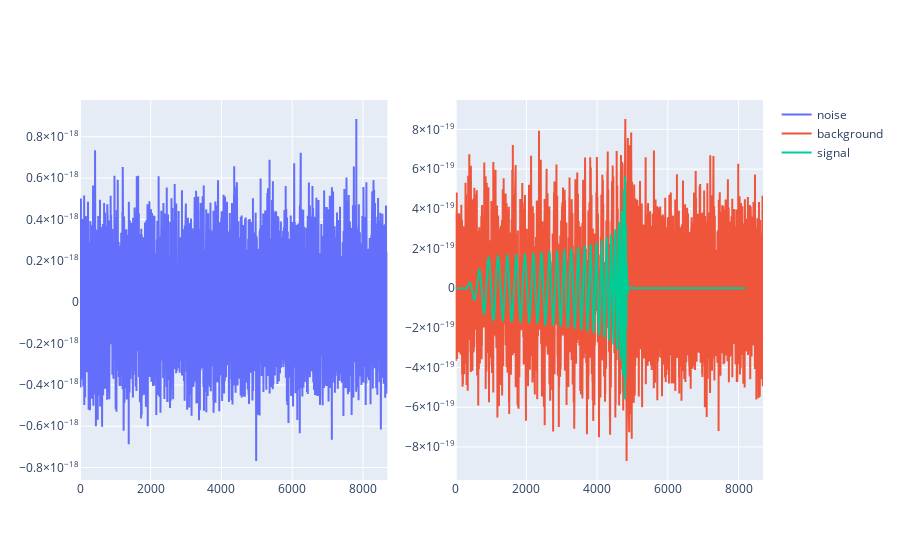

Source (notebook cell):
### Markdown cell above
Next let's visualise the two different types of time series that we wish to classify: one that is pure noise vs. one that is composed of noise plus an embedded gravitational wave signal:

### Code cell
import numpy as np
from plotly.subplots import make_subplots
import plotly.graph_objects as go

# get the index corresponding to the first pure noise time series
background_idx = np.argmin(labels_50_50)
# get the index corresponding to the first noise + gravitational wave time series
signal_idx = np.argmax(labels_50_50)

ts_noise = noisy_signals_50_50[background_idx]
ts_background = noisy_signals_50_50[signal_idx]
ts_signal = gw_signals_50_50[signal_idx]

fig = make_subplots(rows=1, cols=2)

fig.add_trace(
    go.Scatter(x=list(range(len(ts_noise))), y=ts_noise, mode="lines", name="noise"),
    row=1,
    col=1,
)

fig.add_trace(
    go.Scatter(
        x=list(range(len(ts_background))),
        y=ts_background,
        mode="lines",
        name="background",
    ),
    row=1,
    col=2,
)

fig.add_trace(
    go.Scatter(x=list(range(len(ts_signal))), y=ts_signal, mode="lines", name="signal"),
    row=1,
    col=2,
)
fig.show()

### Figure 1 — Plotly figure (JSON) as saved in the notebook; plotly's stock layout.template omitted (floating-point values rounded to 4 significant figures; data arrays with more than 128 entries replaced by an {"elided": "..."} marker saying what was removed)
{"data": [{"mode": "lines", "name": "noise", "type": "scatter", "x": {"elided": "8692 int values"}, "xaxis": "x", "y": {"elided": "8692 float values"}, "yaxis": "y"}, {"mode": "lines", "name": "background", "type": "scatter", "x": {"elided": "8692 int values"}, "xaxis": "x2", "y": {"elided": "8692 float values"}, "yaxis": "y2"}, {"mode": "lines", "name": "signal", "type": "scatter", "x": {"elided": "8192 int values"}, "xaxis": "x2", "y": {"elided": "8192 float values"}, "yaxis": "y2"}], "layout": {"xaxis": {"anchor": "y", "domain": [0, 0.45]}, "xaxis2": {"anchor": "y2", "domain": [0.55, 1]}, "yaxis": {"anchor": "x", "domain": [0, 1]}, "yaxis2": {"anchor": "x2", "domain": [0, 1]}}}
